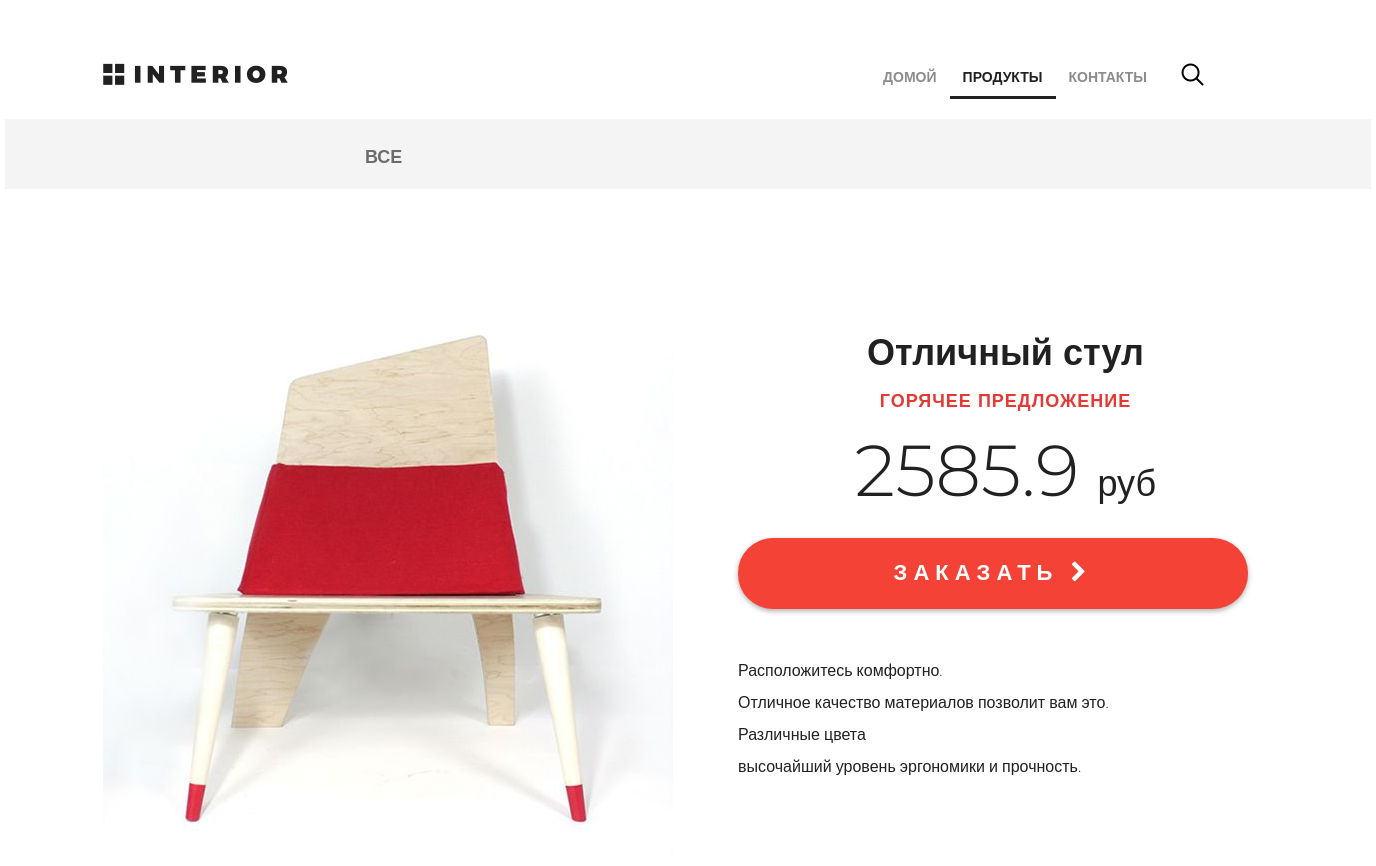
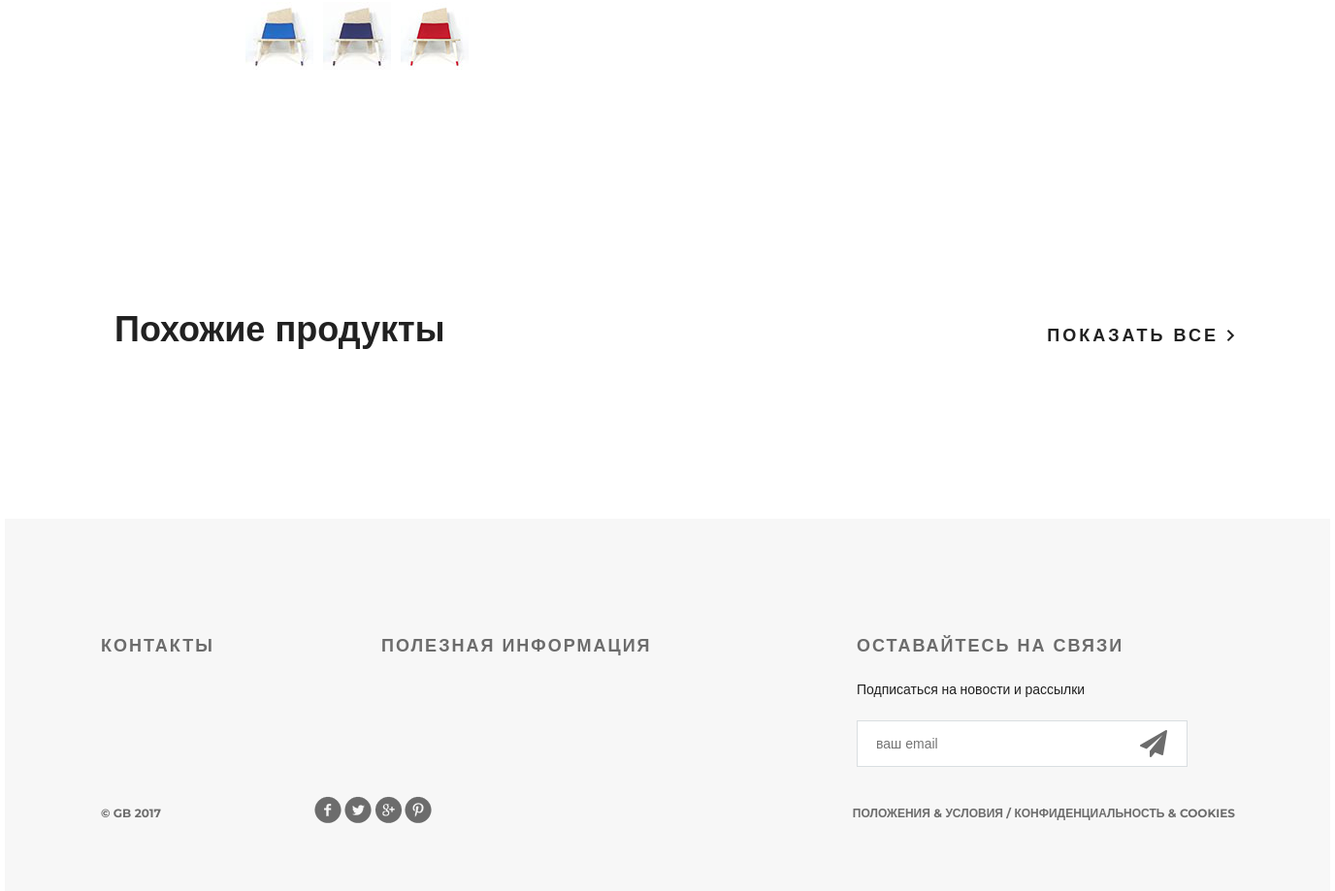
/products/, run on an earlier commit of the app's database (2 pictures, top to bottom).
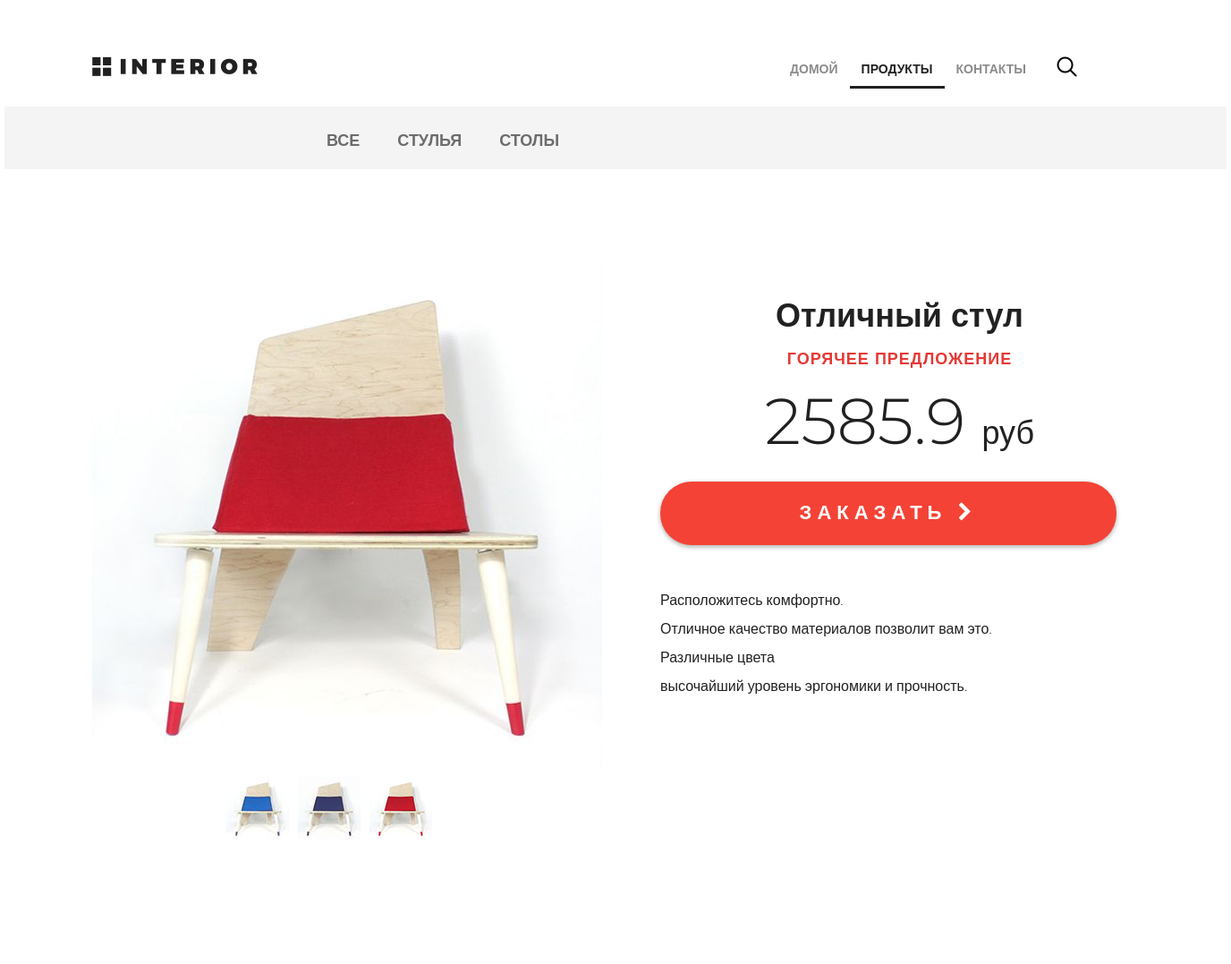
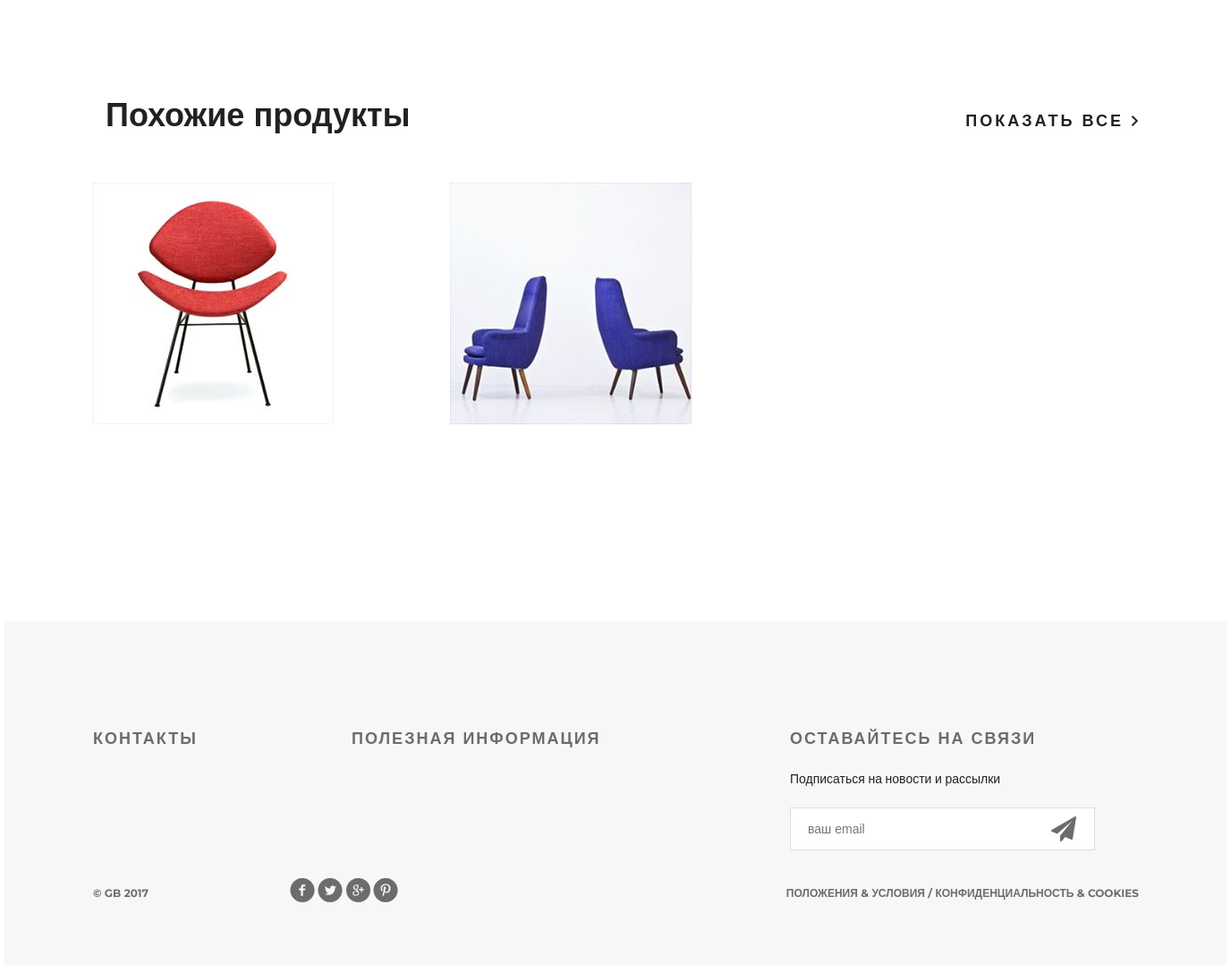
And on a later commit of the database (2 pictures, top to bottom).
### mainapp/models.py (models this page shows, shortened)
class ProductCategory(models.Model):
    name = models.CharField(verbose_name='имя',
                            max_length=128,
                            unique=True)
    description = models.TextField(verbose_name='описание',
                                   blank=True)

class Product(models.Model):
    category = models.ForeignKey(ProductCategory, on_delete=models.CASCADE)
    name = models.CharField(verbose_name='имя продукта',
                            max_length=128)
    image = models.ImageField(upload_to='products_images',
                              blank=True)
    short_desc = models.CharField(verbose_name='краткое описание продукта',
                                  max_length=60,
                                  blank=True)
    description = models.TextField(verbose_name='описание продукта',
                                   blank=True)
    price = models.DecimalField(verbose_name='цена продукта',
                                max_digits=8,
                                decimal_places=2,
                                default=0)
    quantity = models.PositiveIntegerField(verbose_name='количество на складе',
                                           default=0)

### mainapp/views.py (the view)
# urls.py: path('products/', include('mainapp.urls', namespace='products')),
def products(request, pk=None):
    print(pk)
    links_menu = ProductCategory.objects.all()
    same_products = Product.objects.all()
    context = {
        'title': 'Продукты',
        'links_menu': links_menu,
        'same_products': same_products,
    }
    return render(request, 'products.html', context=context)

### mainapp/templates/products.html (shortened to what this page needs)
{% extends 'base.html' %}
{% load static %}
{% block menu %}
<div class="hero-white">
{% include 'includes/inc_menu.html' %}
</div>
{% endblock %}
{% block content %}
<div class="details">
    <div class="links clearfix">
        {% include 'includes/inc__categories_menu.html' %}
    </div>
    <div class="details-products">
        <div class="details-slider">
            <div class="slider-product">
                <img src="{% static '/img/slider1.jpg' %}">
            </div>
            <div class="slider-control">
                <div class="block">
                    <a href="#"><img src="{% static '/img/controll.jpg' %}" alt="">
                    </a>
                </div>
                <div class="block">
                    <a href="#"><img src="{% static '/img/controll1.jpg' %}" alt="">
                    </a>
                </div>
                <div class="block">
                    <a href="#"><img src="{% static '/img/controll2.jpg' %}" alt="">
                    </a>
                </div>
            </div>
        </div>
        <div class="description">
            <h3 class="big-bold">Отличный стул</h3>
            <h3 class="red">горячее предложение</h3>
            <p class="price"> 2585.9 <span>руб</span></p>
            <a href="#" class="red-button">
                заказать <i class="fa fa-chevron-right" aria-hidden="true"></i>
            </a>
            <div class="description-text">
                <p>Расположитесь комфортно.</p>
                <p>Отличное качество материалов
                    позволит вам это.</p>
                <p>Различные цвета</p>
                <p>высочайший уровень
                    эргономики и прочность.</p>
            </div>
        </div>
    </div>
    <div class="related">
        <div class="title clearfix">
            <h2>Похожие продукты</h2>
            <a class="explore" href="#">показать все <img src="{% static '/img/arrow.png' %}" alt=""></a>
        </div>
        <div class="related-products clearfix">
            {% for product in same_products %}
            <div class="block">
                <a href="#">
                    <img src="/media/{{ product.image }}" alt="">
                </a>
            </div>
            {% endfor %}
        </div>
    </div>
</div>
<div class="clr"></div>
{% endblock %}

### mainapp/templates/base.html (shortened to what this page needs)
{% load static %}
<!doctype html>
<html lang="en">
<head>
    {% block css %}
    <link rel="stylesheet" type="text/css" href="{% static '/css/style.css'%}">
    <link rel="stylesheet" href="{% static '/fonts/font-awesome/css/font-awesome.css'%}">
    {% endblock %}
</head>
<body>
<div class="container">
    {% block menu %}
    {% endblock %}
    {% block content %}
    {% endblock %}
</div>
{% block footer %}
<div class="footer">
    <div class="clearfix">
        <div class="text-footer">
            <h3>контакты</h3>
        </div>
        <div class="text-footer">
            <h3>полезная информация</h3>
        </div>
        <div class="text-footer clearfix">
            <h3>Оставайтесь на связи</h3>
            <p>Подписаться на новости и рассылки</p>
            <form>
                <input type="email" name="email" placeholder="ваш email">
                <a href="#"><i class="fa fa-paper-plane fa-2x" aria-hidden="true"></i></a>
            </form>
        </div>
    </div>
    <p class="small">&copy; GB 2017</p>
    <div class="social">
        <a href="#" class="social1"></a>
        <a href="#" class="social2"></a>
        <a href="#" class="social3"></a>
        <a href="#" class="social4"></a>
    </div>
    <p class="small">Положения &amp; Условия / Конфиденциальность &amp; Cookies</p>
</div>
{% endblock %}
</body>
</html>

### mainapp/templates/includes/inc_menu.html
<div class="header clearfix">
    <a href="{% url 'main'%}" class="logo"></a>
    <ul class="menu">
        <li><a href="{% url 'main'%}" class="{% if request.resolver_match.url_name == 'main' %}active{% endif %}">домой</a></li>
        <li><a href="{% url 'products:index'%}" class="{% if request.resolver_match.url_name == 'index' %}active{% endif %}">продукты</a></li>
        <li><a href="{% url 'contact'%}" class="{% if request.resolver_match.url_name == 'contact' %}active{% endif %}">контакты</a></li>
    </ul>
    <a href="#" class="search"></a>
    <a href="#" class="basket"></a>
</div>

### mainapp/templates/includes/inc__categories_menu.html
<ul class="links-menu">
    <li>
        <a href="{% url 'products:category' 0 %}">
            все
        </a>
    </li>
    {% for link in links_menu %}
        <li>
            <a href="{% url 'products:category' pk=link.id %}">
                {{ link.name }}
            </a>
        </li>
    {% endfor %}
</ul>

What changed in the data, as far as the page shows it:
added ProductCategory: name "СТУЛЬЯ"
added ProductCategory: name "СТОЛЫ"
added Product: image (picture)
added Product: image (picture)
